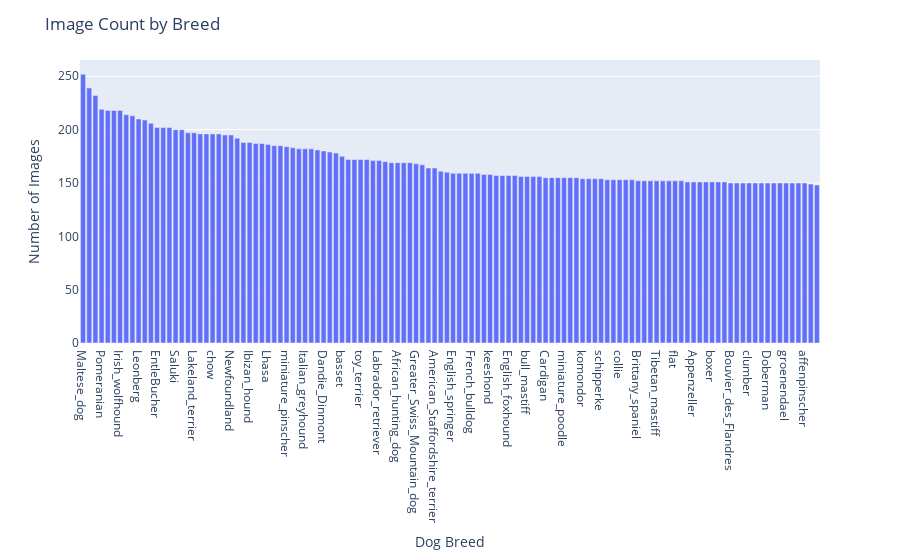

Notebook code for this chart:
### Code cell
#we count the number of dog images per breed discovering the fact the the dataset in slightly imbalanced

breed_count_df = df.groupby('breed_label').count().reset_index()\
                .rename(columns = {'file_path':'dog_count'})[['breed_label','dog_count']]\
                .sort_values(by = 'dog_count', ascending = False)

fig = px.bar(breed_count_df, x='breed_label', y='dog_count')

fig.update_layout(title_text = 'Image Count by Breed',
                  yaxis_title = 'Number of Images',
                  xaxis_title = 'Dog Breed')

fig.show()

### Figure 1 — Plotly figure (JSON) as saved in the notebook; plotly's stock layout.template omitted (floating-point values rounded to 4 significant figures)
{"data": [{"alignmentgroup": "True", "hoverlabel": {"namelength": 0}, "hovertemplate": "breed_label=%{x}<br>dog_count=%{y}", "legendgroup": "", "marker": {"color": "#636efa"}, "name": "", "offsetgroup": "", "orientation": "v", "showlegend": false, "textposition": "auto", "type": "bar", "x": ["Maltese_dog", "Afghan_hound", "Scottish_deerhound", "Pomeranian", "Samoyed", "Bernese_mountain_dog", "Irish_wolfhound", "Shih", "Great_Pyrenees", "Leonberg", "basenji", "Tibetan_terrier", "EntleBucher", "Airedale", "Sealyham_terrier", "Saluki", "pug", "cairn", "Lakeland_terrier", "papillon", "Norwegian_elkhound", "chow", "Australian_terrier", "beagle", "Newfoundland", "Siberian_husky", "Blenheim_spaniel", "Ibizan_hound", "bloodhound", "whippet", "Lhasa", "Norwich_terrier", "Japanese_spaniel", "miniature_pinscher", "silky_terrier", "Bedlington_terrier", "Italian_greyhound", "Boston_bull", "Pembroke", "Dandie_Dinmont", "Kerry_blue_terrier", "malamute", "basset", "Norfolk_terrier", "Border_terrier", "toy_terrier", "Rhodesian_ridgeback", "bluetick", "Labrador_retriever", "Saint_Bernard", "Old_English_sheepdog", "African_hunting_dog", "West_Highland_white_terrier", "Irish_terrier", "Greater_Swiss_Mountain_dog", "Chesapeake_Bay_retriever", "Yorkshire_terrier", "American_Staffordshire_terrier", "English_setter", "Weimaraner", "English_springer", "standard_poodle", "black", "French_bulldog", "cocker_spaniel", "Scotch_terrier", "keeshond", "wire", "giant_schnauzer", "English_foxhound", "Shetland_sheepdog", "soft", "bull_mastiff", "dingo", "Great_Dane", "Cardigan", "Staffordshire_bullterrier", "Mexican_hairless", "miniature_poodle", "standard_schnauzer", "Irish_setter", "komondor", "miniature_schnauzer", "vizsla", "schipperke", "kelpie", "Brabancon_griffon", "collie", "Walker_hound", "Gordon_setter", "Brittany_spaniel", "briard", "Chihuahua", "Tibetan_mastiff", "German_short", "Rottweiler", "flat", "German_shepherd", "toy_poodle", "Appenzeller", "borzoi", "Sussex_spaniel", "boxer", "curly", "otterhound", "Bouvier_des_Flandres", "Irish_water_spaniel", "Border_collie", "clumber", "Welsh_springer_spaniel", "malinois", "Doberman", "kuvasz", "Eskimo_dog", "groenendael", "golden_retriever", "dhole", "affenpinscher", "Pekinese", "redbone"], "xaxis": "x", "y": [252, 239, 232, 219, 218, 218, 218, 214, 213, 210, 209, 206, 202, 202, 202, 200, 200, 197, 197, 196, 196, 196, 196, 195, 195, 192, 188, 188, 187, 187, 186, 185, 185, 184, 183, 182, 182, 182, 181, 180, 179, 178, 175, 172, 172, 172, 172, 171, 171, 170, 169, 169, 169, 169, 168, 167, 164, 164, 161, 160, 159, 159, 159, 159, 159, 158, 158, 157, 157, 157, 157, 156, 156, 156, 156, 155, 155, 155, 155, 155, 155, 154, 154, 154, 154, 153, 153, 153, 153, 153, 152, 152, 152, 152, 152, 152, 152, 152, 151, 151, 151, 151, 151, 151, 151, 150, 150, 150, 150, 150, 150, 150, 150, 150, 150, 150, 150, 150, 149, 148], "yaxis": "y"}], "layout": {"barmode": "relative", "legend": {"tracegroupgap": 0}, "margin": {"t": 60}, "title": {"text": "Image Count by Breed"}, "xaxis": {"anchor": "y", "domain": [0, 1], "title": {"text": "Dog Breed"}}, "yaxis": {"anchor": "x", "domain": [0, 1], "title": {"text": "Number of Images"}}}}
